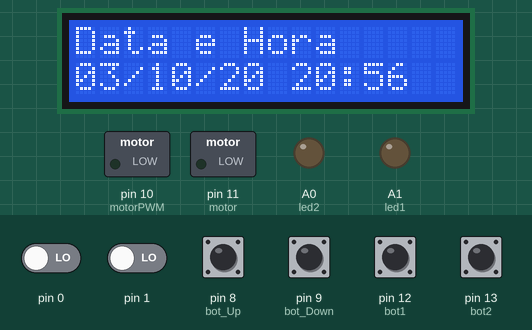
A sketch run on a simulated Arduino Uno, built with avr-gcc and run on an emulated ATmega328P. Shown: 16×2 character LCD, switched loads named in the sketch (green lamp = pin HIGH), output pins drawn as LEDs (lit = HIGH). The test bench sets the inputs (shaded band); at power-on: pin 8 (bot_Up), pin 9 (bot_Down), pin 12 (bot1), pin 13 (bot2) HIGH, pin 0, pin 1 LOW.

Above: at 1.2 s.
1.3 s: pin 8 (bot_Up) pulled LOW for 0.15 s
At 1.9 s:
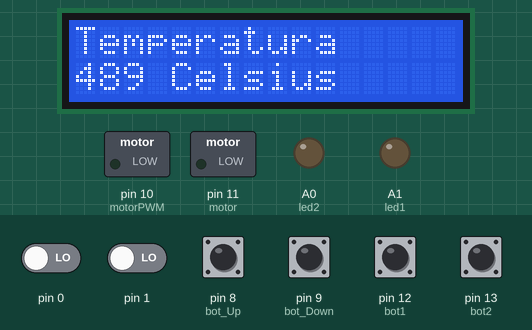
2.9 s: pin 8 (bot_Up) pulled LOW for 1 s
At 4.5 s:
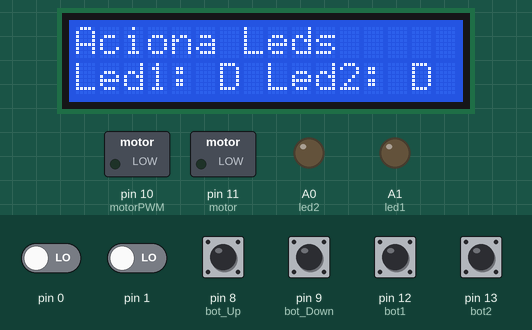
5.4 s: pin 8 (bot_Up) pulled LOW for 0.15 s
At 6.3 s:
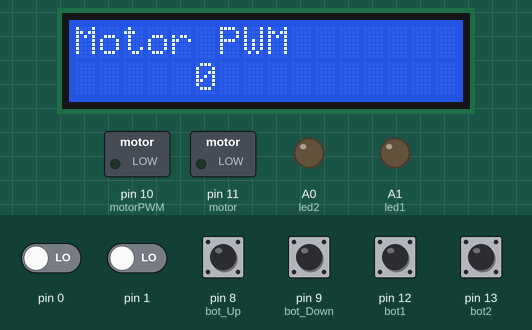
7.0 s: pin 0 driven HIGH
At 7.9 s:
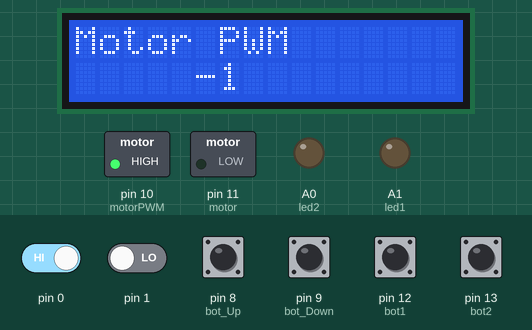
8.5 s: pin 8 (bot_Up) pulled LOW for 0.15 s
At 9.8 s:
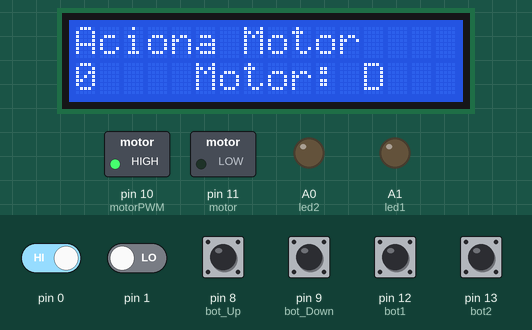
10.1 s: pin 12 (bot1) pulled LOW for 0.15 s
At 11.0 s:
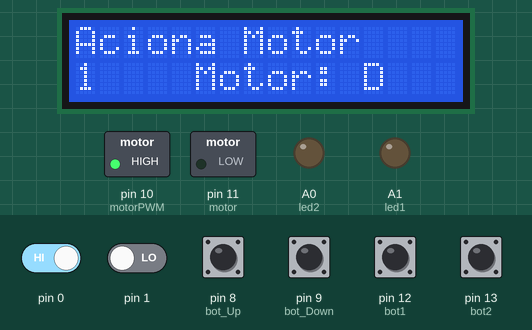
Timing chart, 0 to 12.7 s (numbered marks = the images above; inputs shaded):
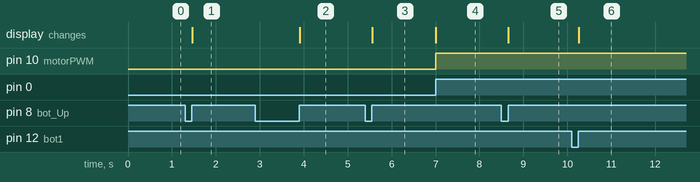

The sketch:

EncoderRotativo.ino
```cpp
/*

        O objetivo deste programa é utilizar um encoder rotativo para controlar o PWM e simplesmente para contar um número de 8bits. A função utilizada
    neste aula foi criada pelo professor e é um pouco dificil de entender, por usar um tipo de programação que utilizar operações lógicas, além de ter
    um vetor que decodifica os sinais gerados pelo encoder. Porém, tentarei explicar seu funcionamento. Vale ter em mente que esta não é a única maneira
    de se programar a leitura de um encoder roativo, existem outras maneiras que podem ser mais bem compreendidas, como foi feito no curso de Pic. Para
    aprofundar mais, vale ver o código que utiliza "if's" para realizar a leitura do encoder.
        Para implementar este programa, foi pego como base o código do projeto "LCDMenus3", e adicionado mais um menu.

        Na prática o circuito e o programa funcionaram perfeitamente, como esperado.

*/

// Inclusão de bibliotecas
#include <LiquidCrystal.h>

// Mapeamento de hardware
#define bot_Up 8
#define bot_Down 9
#define bot1 12
#define bot2 13
#define led1 A1
#define led2 A0
#define motorPWM 10
#define motor 11

// Mapeamento do hardware do LCD
LiquidCrystal disp( 2, // RS
                    3, // EN
                    4, // d4
                    5, // d5
                    6, // d6
                    7); // d7

// Protótipo de funções auxiliares
void troca_Menu();
void mostra_Menu();
void data_Hora();
void temperatura();
void leds();
void menu4();
void menu5();
void aciona_Motor(unsigned int tempo);
void displayEncoder();
char read_encoder();


// Variáveis auxiliares
char menu = 0x01;
char cont1 = 0x01;
char cont2 = 0x01;
int pwm = 0x00;
unsigned int tempoMotor = 0x00;
bool flagBU,
     flagBD,
     flagB1,
     flagB2;

// Função de configuração
void setup() {

    for(int i=2; i < 8; i++)
        pinMode(i, OUTPUT);

    pinMode(bot_Up, INPUT_PULLUP);
    pinMode(bot_Down, INPUT_PULLUP);
    pinMode(bot1, INPUT_PULLUP);
    pinMode(bot2, INPUT_PULLUP);
    pinMode(led1, OUTPUT);
    pinMode(led2, OUTPUT);
    pinMode(motorPWM, OUTPUT);
    pinMode(motor, OUTPUT);

    flagBU = 0x00;
    flagBD = 0x00;
    flagB1 = 0x00;
    flagB2 = 0x00;

    digitalWrite(led1, LOW);
    digitalWrite(led2, LOW);

    disp.begin(16,2);

} // end void setup

// Função de loop
void loop() {

    troca_Menu();
    mostra_Menu();
} // end void loop


// Funções auxiliares

void troca_Menu(){

    if(!digitalRead(bot_Up)) flagBU = 0x01;
    if(!digitalRead(bot_Down)) flagBD = 0x01;

    if(digitalRead(bot_Up) && flagBU){

      flagBU = 0x00;

      disp.clear();
      menu++;

      if(menu > 0x06) menu = 0x01;
    } // end if

    if(digitalRead(bot_Down) && flagBD){

      flagBD = 0x00;

      disp.clear();
      menu--;

      if(menu < 0x01) menu = 0x06;
    } // end if

} // end void troca_Menu


void mostra_Menu(){

    switch(menu){

        case 0x01:
            data_Hora();

            break;
        case 0x02:
            temperatura();

            break;
        case 0x03:
            leds();

            break;
        case 0x04:
            menu4();

            break;
        case 0x05:
            menu5();

            break;
        case 0x06:
            displayEncoder();

            break;
    } // end switch
} // end void mostra_Menu


void data_Hora(){

    disp.setCursor(0,0);
    disp.print("Data e Hora");
    disp.setCursor(0,1);
    disp.print("03/10/20 20:56");
} // end void data_Hora

void temperatura(){

    disp.setCursor(0,0);
    disp.print("Temperatura");
    disp.setCursor(0,1);
    disp.print("489 Celsius");

} // end void temperatura

void leds(){

    if(!digitalRead(bot1)) flagB1 = 0x01;
    if(!digitalRead(bot2)) flagB2 = 0x02;

    disp.setCursor(0,0);
    disp.print("Aciona Leds");

    if(digitalRead(bot1) && flagB1){

        flagB1 = 0x00;

        cont1++;

        if(cont1 > 0x02) cont1 = 0x01;

    } // end if

    if(digitalRead(bot2) && flagB2){

        flagB2 = 0x00;

        cont2++;

        if(cont2 > 0x02) cont2 = 0x01;

    } // end if

    switch(cont1){

        case 0x01:
            digitalWrite(led1, LOW);
            disp.setCursor(0,1);
            disp.print("Led1: D");
            break;
        case 0x02:
            digitalWrite(led1, HIGH);
            disp.setCursor(0,1);
            disp.print("Led1: L");
            break;
    } // end switch

    switch(cont2){

        case 0x01:
            digitalWrite(led2, LOW);
            disp.setCursor(8,1);
            disp.print("Led2: D");
            break;
        case 0x02:
            digitalWrite(led2, HIGH);
            disp.setCursor(8,1);
            disp.print("Led2: L");
            break;
    } // end switch

} // end void leds


void menu4(){

    char encoder;

    encoder = read_encoder();

    disp.setCursor(0,0);
    disp.print("Motor PWM");

    if(encoder){

        disp.clear();
        pwm += encoder;
    }

    analogWrite(motorPWM, pwm);
    disp.setCursor(5,1);
    disp.print(pwm);

} // end void menu4

void menu5(){

    if(!digitalRead(bot1)) flagB1 = 0x01;
    if(!digitalRead(bot2)) flagB2 = 0x02;

    disp.setCursor(0,0);
    disp.print("Aciona Motor");

    if(digitalRead(bot1) && flagB1){

        flagB1 = 0x00;

        tempoMotor++;

        if(tempoMotor > 120) tempoMotor == 0x00;

        disp.clear();

    } // end if

    if(digitalRead(bot2) && flagB2){

        flagB2 = 0x00;

        aciona_Motor(tempoMotor);

        disp.clear();

    } // end if

    digitalWrite(motor, LOW);
    disp.setCursor(5,1);
    disp.print("Motor: D");
    disp.setCursor(0,1);
    disp.print(tempoMotor);

} // end void menu5


void aciona_Motor(unsigned int tempo){

    digitalWrite(motor, HIGH);
    disp.setCursor(5,1);
    disp.print("Motor: L");

    for(int i=0; i < tempo; i++)
        delay(1000);

} // end void aciona_Motor

void displayEncoder(){

    static unsigned char cont = 0;
    char encoder;

    encoder = read_encoder();

    disp.setCursor(0, 0);
    disp.print("Encoder Rot");

    disp.setCursor(6, 1);
    disp.print(cont);

    if(encoder){

        disp.clear();
        cont += encoder;
    }
}

// Esta função está explicada abaixo. Suas linhas foram numeradas para facilitar a explicação
char read_encoder(){

      static char enc_states[] = {0,-1,1,0,1,0,0,-1,-1,0,0,1,0,1,-1,0}; // 1
      static unsigned old_AB = 0x00;

      old_AB <<= 2; // 2
      old_AB |= (PIND & 0x03); // 3
      return (enc_states[(old_AB & 0x0F)]); // 4
}

/*

    Na função read_encoder, algumas operações são feitas de forma um pouco complexas. Para clarear, vou tentar dar uma explicação clara de seu funciona-
    mento.

    O vetor enc_states nada mais é do que um vetor com valores que correspondem aos sinais gerados quando o encoder rotativo gira sem um sentido ou
    no outro. Este vetor sempre retornará um número que corresponde ao sentido de giro, de acordo com os sinais gerados pelo encoder.

    Ao invés de explicar as operações vou, pegar um exemplo de um giro do encoder, com o sinal de incremento.

    De acordo com o datasheet, se o encoder gira no sentido CW, e A está em D0 e B em D1, temos:

    Inicio do giro:

    B = D0 = 1 e A = D1 = 1

    old_AB = old_AB << 2 <=> 0000 0000 << 2 = 0000 0000
    old_AB = old_AB | (PIND & 0x03) <=> 0000 0000 | (0000 0011 & 0000 0011) <=> 0000 0000 | 0000 0011 = 0000 0011
    return (enc_states[ols_AB & 0x0F) <=> return enc_states[0000 0011 & 0000 1111] <=> return enc_states[0000 0011] <=> return enc_states[3]
    enc_states[3] = 0

    Continuando o giro:

    B = D0 = 1
    A = D1 = 0

    old_AB = old_AB << 2 <=> 0000 0011 << 2 = 0000 1100
    old_AB = old_AB | (PIND & 0x03) <=> 0000 1100 | (0000 0001  & 0000 0011) <=> 0000 1100 | 0000 0001 = 0000 1101
    return (enc_states[ols_AB & 0x0F) <=> return enc_states[0000 1101 & 0000 1111] <=> return enc_states[0000 1101] <=> return enc_states[11]
    enc_states[11] = 1

    A partir daí, girando nesse sentido, a função começa a retornar apenas 1.

    Não é tão simples de enxergar o funcionamento, mas com essa análise ajuda. Seguindo os mesmos passos para o outro sentido, percebe-se que a
    função começa a retornar apenas -1.


*/
```

Measured:
- after the input at 1.3 s, the display: changes after 0.16 s (image 1)
- after the input at 2.9 s, the display: changes after 1.0 s (image 2)
- after the input at 5.4 s, the display: changes after 0.16 s (image 3)
- after the input at 7.0 s, pin 10 (motorPWM): LOW → HIGH at once; the display: first changes at once (image 4 shows a later state)
- after the input at 8.5 s, the display: changes after 0.16 s (image 5)
- after the input at 10.1 s, the display: first changes after 0.15 s (image 6 shows a later state)
